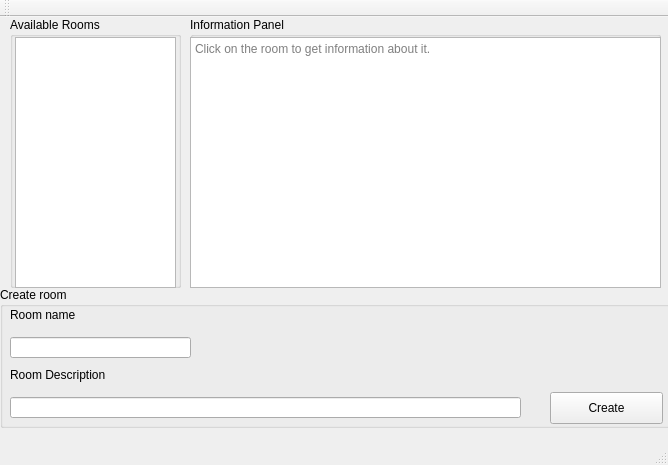
<?xml version="1.0" encoding="UTF-8"?>
<ui version="4.0">
 <class>MainWindow</class>
 <widget class="QMainWindow" name="MainWindow">
  <property name="geometry">
   <rect>
    <x>0</x>
    <y>0</y>
    <width>668</width>
    <height>465</height>
   </rect>
  </property>
  <property name="windowTitle">
   <string>Room Manager</string>
  </property>
  <widget class="QWidget" name="centralWidget">
   <widget class="QGroupBox" name="groupBox">
    <property name="geometry">
     <rect>
      <x>0</x>
      <y>270</y>
      <width>671</width>
      <height>141</height>
     </rect>
    </property>
    <property name="title">
     <string>Create room</string>
    </property>
    <widget class="QPushButton" name="createBtn">
     <property name="geometry">
      <rect>
       <x>550</x>
       <y>105</y>
       <width>113</width>
       <height>32</height>
      </rect>
     </property>
     <property name="text">
      <string>Create</string>
     </property>
    </widget>
    <widget class="QLineEdit" name="roomName">
     <property name="geometry">
      <rect>
       <x>10</x>
       <y>50</y>
       <width>181</width>
       <height>21</height>
      </rect>
     </property>
    </widget>
    <widget class="QLabel" name="label">
     <property name="geometry">
      <rect>
       <x>10</x>
       <y>20</y>
       <width>81</width>
       <height>16</height>
      </rect>
     </property>
     <property name="text">
      <string>Room name</string>
     </property>
    </widget>
    <widget class="QLineEdit" name="roomDesc">
     <property name="geometry">
      <rect>
       <x>10</x>
       <y>110</y>
       <width>511</width>
       <height>21</height>
      </rect>
     </property>
    </widget>
    <widget class="QLabel" name="label_2">
     <property name="geometry">
      <rect>
       <x>10</x>
       <y>80</y>
       <width>111</width>
       <height>16</height>
      </rect>
     </property>
     <property name="text">
      <string>Room Description</string>
     </property>
    </widget>
   </widget>
   <widget class="QGroupBox" name="groupBox_2">
    <property name="geometry">
     <rect>
      <x>10</x>
      <y>0</y>
      <width>171</width>
      <height>271</height>
     </rect>
    </property>
    <property name="title">
     <string>Available Rooms </string>
    </property>
    <widget class="QListWidget" name="availableRoomsListWidget">
     <property name="geometry">
      <rect>
       <x>5</x>
       <y>20</y>
       <width>161</width>
       <height>251</height>
      </rect>
     </property>
    </widget>
   </widget>
   <widget class="QGroupBox" name="groupBox_3">
    <property name="geometry">
     <rect>
      <x>190</x>
      <y>0</y>
      <width>471</width>
      <height>271</height>
     </rect>
    </property>
    <property name="title">
     <string>Information Panel</string>
    </property>
    <widget class="QPlainTextEdit" name="infoPanelTextBox">
     <property name="geometry">
      <rect>
       <x>0</x>
       <y>20</y>
       <width>471</width>
       <height>251</height>
      </rect>
     </property>
     <property name="readOnly">
      <bool>true</bool>
     </property>
     <property name="placeholderText">
      <string>Click on the room to get information about it.</string>
     </property>
    </widget>
   </widget>
  </widget>
  <widget class="QMenuBar" name="menuBar">
   <property name="geometry">
    <rect>
     <x>0</x>
     <y>0</y>
     <width>668</width>
     <height>22</height>
    </rect>
   </property>
  </widget>
  <widget class="QToolBar" name="mainToolBar">
   <attribute name="toolBarArea">
    <enum>TopToolBarArea</enum>
   </attribute>
   <attribute name="toolBarBreak">
    <bool>false</bool>
   </attribute>
  </widget>
  <widget class="QStatusBar" name="statusBar"/>
 </widget>
 <layoutdefault spacing="6" margin="11"/>
 <resources/>
 <connections/>
</ui>
